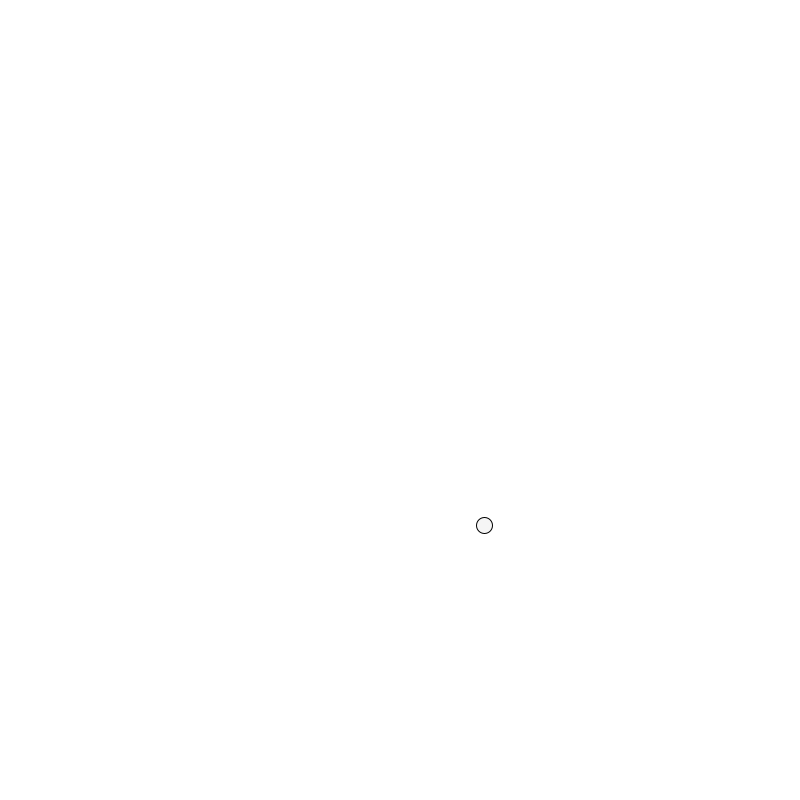
Frame 1 (no input)
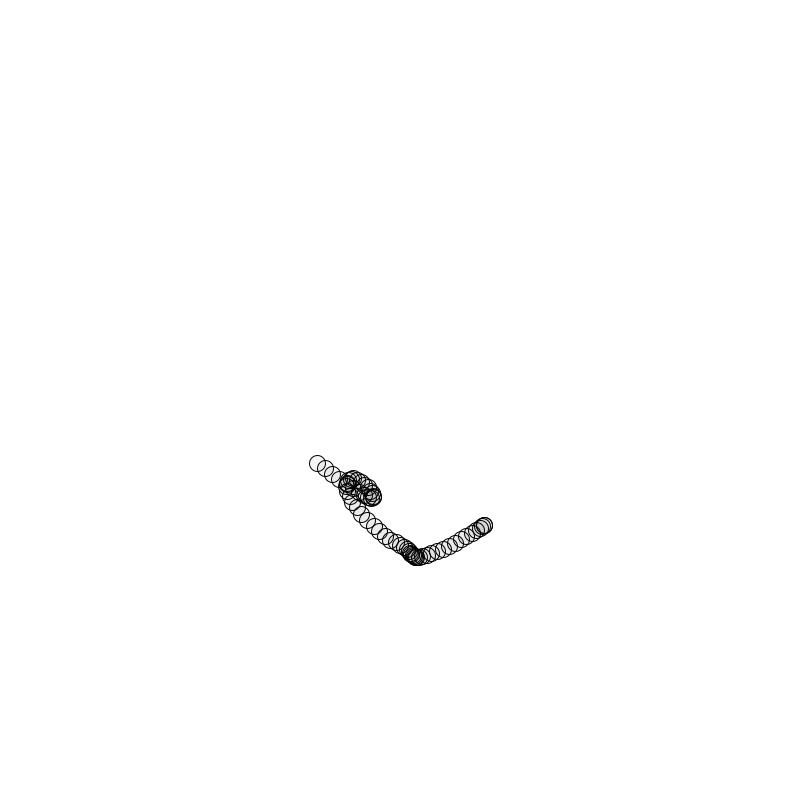
Frame 60 (the mouse pressed at the canvas centre just before this capture)
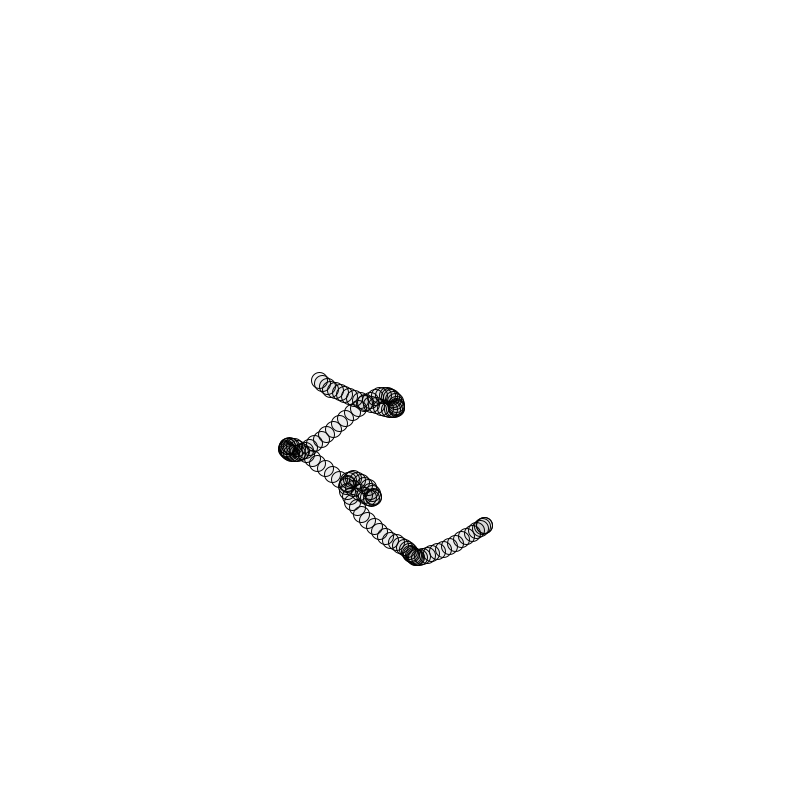
Frame 120 (the mouse held since frame 60 and released just before this capture)

The Processing sketch that drew these frames (run headless with seeded random() and noise(); from frame 60 on, the mouse is pressed at the canvas centre):

// Processing sketch: perlin_1d
// ── perlin_1d.pde
Walker w;

void setup() {
  size(800, 800);
  frameRate(30);
  background(255);

  w = new Walker();
}

void draw() {
	w.step();
	w.display();
}

// ── Walker.pde
class Walker {
  float x, y;
  float tx, ty;
  
  Walker() {
    tx = 0;
    ty = 10000;
  }
  
  void display() {
    stroke(0);
    fill(0, 10);
    ellipse(x, y, 16, 16);
  }
  
  void step() {
    x = map(noise(tx), 0, 1, 0, width);
    y = map(noise(ty), 0, 1, 0, height);

    tx += 0.01;
    ty += 0.01;
  }
}
